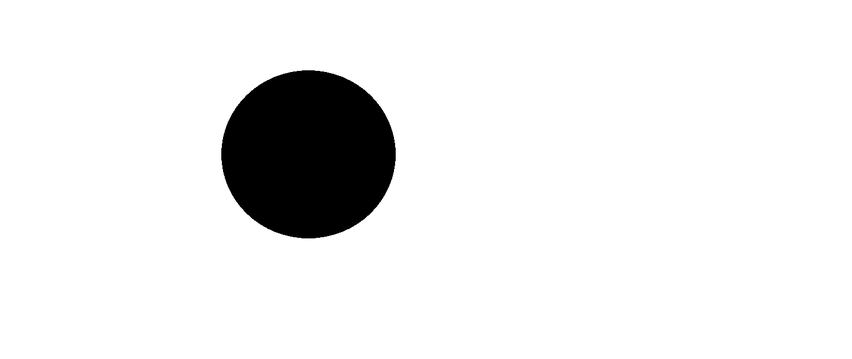
#> input picture Required Images/circle.png, 852 x 359 px, shrunk from 1490 x 628 before the run, found by its file name
$ python ShapeMatching.py   (older library calls are emulated)
#> lines starting #> are read from the running program, lines starting #| are printed output that depends on the picture; after the words box and inside, x2 and y2 are one past the last pixel; in counts of white or black regions, pixels touching at a corner belong together; long printed decimals are rounded
#Shape Matching
"""
cv2.matchShapes(contour template, contour, method, method parameter)
output = match value(lower values, means a closed match)

 -Contour template = This is our reference countour that we're trying to find in the new image
 Contour = The individual contour we are chekcing against
 Method = Type of contour matching(1, 2, 3)
 Method Parameter = leava along as 0, 0(not fully utilized in python OpenCv)

"""
import cv2
import numpy as np

#to load an image
template = cv2.imread('C:/Users/LENOVO IDEAPAD 320/OneDrive/Desktop/Python_Projects/CV2 Learning Codes/Required Images/circle.png', 0)
#> template is the input picture: shape (359, 852); min 0, max 255, mean 235.8
cv2.imshow("Template", template)
cv2.waitKey(0)

#Load our target image with the shapes we're trying to match
target = cv2.imread('C:/Users/LENOVO IDEAPAD 320/OneDrive/Desktop/Python_Projects/CV2 Learning Codes/Required Images/shapes.png')
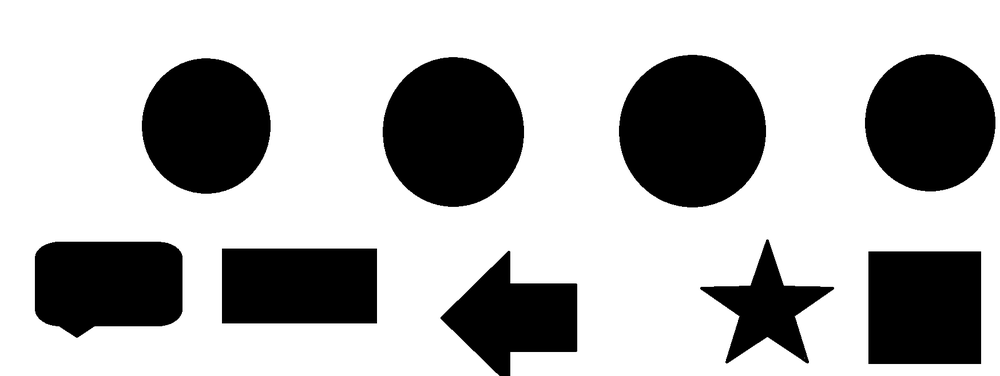
#> input picture Required Images/shapes.png, 1000 x 376 px, shrunk from 1748 x 658 before the run, found by its file name
#> target is the input picture: shape (376, 1000, 3); min 0, max 255, mean 177.7
target_gray = cv2.cvtColor(target, cv2.COLOR_BGR2GRAY)

#Threshold both images first before using cv2.frames
ret, thresh1 = cv2.threshold(template, 127, 255, 0)
#> thresh1: shape (359, 852); 92.5% white; 1 black region, box (x1, y1, x2, y2) and area: (221, 70, 396, 238) 23009
ret, thresh2 = cv2.threshold(target_gray, 127, 255, 0)
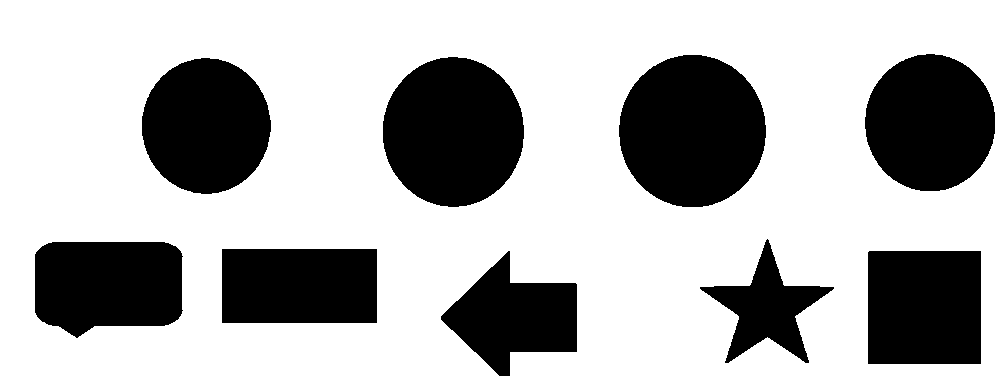
#> thresh2: shape (376, 1000); 69.7% white; 9 black regions

#find contours
extra, contours, hierarchy = cv2.findContours(thresh1, cv2.RETR_CCOMP, cv2.CHAIN_APPROX_SIMPLE)
#> contours = 2 contours; box (x1, y1, x2, y2) and area: (0, 0, 852, 359) 304658, (220, 69, 397, 239) 23252

#we need to sort the contour by area so that we can remove the largest
#counter which is the image outline
sorted_contour = sorted(contours, key = cv2.contourArea, reverse = True)
#> sorted_contour has the same summary as contours

print(len(contours))
#| 2
template_contour = contours[1]
#> template_contour = contour of 252 points, box (x1, y1, x2, y2) (220, 69, 397, 239), area 23252

extra ,contours, hierarchy = cv2.findContours(thresh2, cv2.RETR_CCOMP, cv2.CHAIN_APPROX_SIMPLE)
#> contours = 9 contours; largest, box (x1, y1, x2, y2) and area: (0, 0, 1000, 376) 365068, (618, 54, 767, 208) 17794, (382, 56, 525, 208) 16800, (864, 53, 996, 192) 14211, (141, 57, 272, 195) 13875

for c in contours:
    match = cv2.matchShapes(template_contour, c, 1, 0.0)
    print(match)

    #the comparison between match operator is in hit and trail manner
    if match < 0.018:
        cv2.drawContours(target, [c], -1, (0, 255, 0), 3)
        cv2.imshow("Output", target)
#> this loop made 9 passes
#> match on passes 1 to 9: 0.977, 0.0316, 0.584, 0.377, 0.229, 0.0152, 0.0214, 0.000666, 0.014
#| 0.9773
#| 0.03156
#| 0.5838
#| 0.3774
#| 0.2289
#| 0.01518
#| 0.02142
#| 0.0006656
#> (further printed lines are left out)
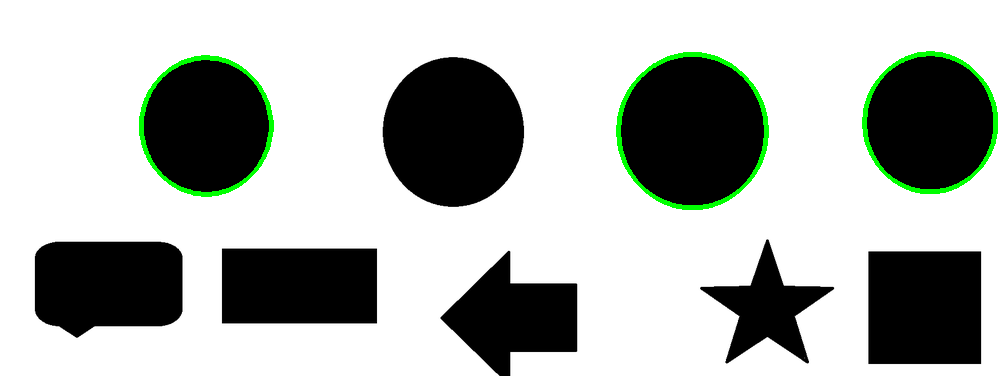
#> target: shape (376, 1000, 3); 1.57% of pixels changed, all inside (x1, y1, x2, y2) = (139, 51, 998, 210)

#It will show the window until the user press a key
cv2.waitKey(0)

#when you have seen all the windows press ESC at the last to destroy all the windows
#the waitKey(0) means it is waiting for ESC key
#waitKey(1) == 13 means press ENTER
#This closes all windows
cv2.destroyAllWindows()
